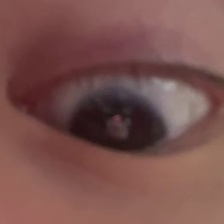
#> input picture cheat/ans/0 down/201_probs.jpg, 224 x 224 px, given in place of 1.jpg, which was not available
$ python rec_picture.py
#> lines starting #> are read from the running program, lines starting #| are printed output that depends on the picture; after the words box and inside, x2 and y2 are one past the last pixel; in counts of white or black regions, pixels touching at a corner belong together; pictures that were not available may be replaced by others from this repository, and a replacement may not be noted
import cv2
import numpy as np
import os

def rename(path,r_path):
    os.chdir(path)
    i = 300
    for filename in os.listdir(path):
        portion = os.path.splitext(filename)
        j=str(i)
        new_name = j + portion[1]
        os.rename(filename,new_name)
        i = i + 1
    i = 1
    for filename in os.listdir(path):
        portion = os.path.splitext(filename)
        j=str(i)
        new_name = j + portion[1]
        os.rename(filename,new_name)
        i = i + 1
    os.chdir(r_path)
def pick_picture(path,picture_mun):     #選取圖片

    try:
        img = cv2.imread(path)
        img = cv2.resize(img,(224,224))
        return img
    except:
        print("total read picture = ",picture_mun-1)
        return 0
def draaw_rect(img,eye_cascade):    #畫上紅色框框
    frame = 2
    num=0
    Gray = cv2.cvtColor(img,cv2.COLOR_BGR2GRAY)
    eye_return = eye_cascade.detectMultiScale(Gray,1.1,30)
    for (x,y,w,h) in eye_return:
        num = num+1
        cv2.rectangle(img,(x,y),(x+w,y+h),(0,0,255),frame)#frame代表框框的寬度
    return img,num
def revolve_picture(img,r):   #旋轉180度
    row = col = 224
    r = cv2.getRotationMatrix2D((row/2,col/2),r,1)
    revole = cv2.warpAffine(img,r,(row,col))
    return revole
def filp_hor(img):     # 水平翻轉
    filp_img = cv2.flip(img,1)
    return filp_img
def blurs_picture(img,kernal_size): #模糊
    blurs = cv2.GaussianBlur(img,(kernal_size,kernal_size),0)
    return blurs

def main(dir_name):

    picture_mun = 0
    path = f"D:/Information_Institute_program/opencv_test/cheat/{dir_name}"
    r_path = "D:/Information_Institute_program/opencv_test/cheat"
    # os.chdir(r_path)
    rename(path,r_path)
    for i in range(1,100):
        picture_mun = picture_mun +1
        img = pick_picture(f"{dir_name}/{i}.jpg",picture_mun)   #選出圖片
#> in pick_picture, img is the input picture: shape (224, 224, 3); mean B, G, R 78.1, 82, 122
        if(type(img)==int):                                     #如果回傳是0(int) 代表已經沒有圖片了
            print(f"{dir_name} done ...")
            break
        rect_img,eye_num = draaw_rect(img,eye_cascade)          #畫方框
#> in draaw_rect, `Gray = cv2.cvtColor(img,cv2.COLOR_BGR2GRAY)`:
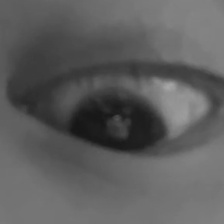
#> Gray: shape (224, 224); min 22, max 167, mean 93.5
#> in draaw_rect, `eye_return = eye_cascade.detectMultiScale(Gray,1.1,30)`: eye_return = [[41, 50, 138, 138]]
#> the loop in draaw_rect, `for (x,y,w,h) in eye_return:` made 1 pass
#> (x, y, w, h, num) on pass 1: (41, 50, 138, 138, 1)
#> after the loop in draaw_rect, `for (x,y,w,h) in eye_return:`:
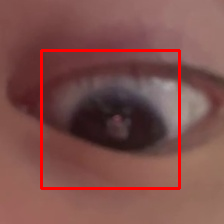
#> img: shape (224, 224, 3); 3.29% of pixels changed, all inside (x1, y1, x2, y2) = (40, 49, 181, 190)
#> after the loop in draaw_rect, `for (x,y,w,h) in eye_return:`: num = 1
#> eye_num = 1
        re_img = revolve_picture(img,r=5)                           #旋轉圖片(180度)
#> in revolve_picture, `r = cv2.getRotationMatrix2D((row/2,col/2),r,1)`: r = [[0.996, 0.0872, -9.34], [-0.0872, 0.996, 10.19]]
#> in revolve_picture, `revole = cv2.warpAffine(img,r,(row,col))`:
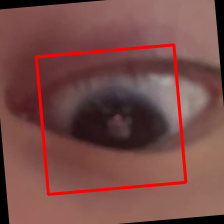
#> revole: shape (224, 224, 3); mean B, G, R 71.8, 75.2, 120.4
        r_img = revolve_picture(img,r=10)                           #旋轉圖片(180度)
#> call 2 of revolve_picture, with r = 10
#> in revolve_picture (call 2), `r = cv2.getRotationMatrix2D((row/2,col/2),r,1)`: r = [[0.985, 0.174, -17.75], [-0.174, 0.985, 21.15]]
#> in revolve_picture (call 2), `revole = cv2.warpAffine(img,r,(row,col))`:
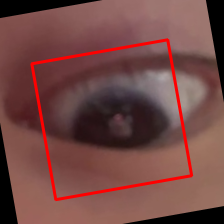
#> revole: shape (224, 224, 3); mean B, G, R 68.7, 71.8, 115.5
        # filp_img = filp_hor(img)                                #鏡像圖片
        blurs = blurs_picture(img,kernal_size = 9)
#> in blurs_picture, `blurs = cv2.GaussianBlur(img,(kernal_size,kernal_size),0)`:
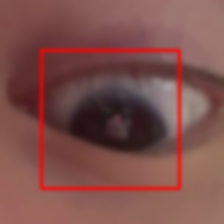
#> blurs: shape (224, 224, 3); mean B, G, R 75.5, 79.2, 126.3
        cv2.imwrite(f"../cheat/{dir_name}/{i}.jpg",rect_img)             #圖片存檔
        # cv2.imwrite(f"../cheat/{dir_name}/{i}filp_img.jpg",filp_img)     #圖片存檔
        cv2.imwrite(f"../cheat/{dir_name}/blurs{i}.jpg",blurs)     #圖片存檔
        cv2.imwrite(f"../cheat/{dir_name}/revolve{i}.jpg",re_img)
        cv2.imwrite(f"../cheat/{dir_name}/revolve_90_{i}.jpg",r_img)

        if eye_num == 0:
            # print(f"{i}.jpg is no Detection eye")             #如果找不到眼睛的區塊就進入這裡
            pass
        else:
            cv2.imwrite(f"{dir_name}/Detection{i}.jpg",rect_img)    #找得到眼睛的圖片就將劃了框框的圖片存檔
        # cv2.imshow(f'{i}img',rect_img)
        cv2.waitKey(1)

dirname = ["down","left","up","right"]  #要進入的資料夾名稱
eye_cascade = cv2.CascadeClassifier('../opencv/data/haarcascades/haarcascade_eye.xml')  #load模型
for name in dirname:
    main(name)
